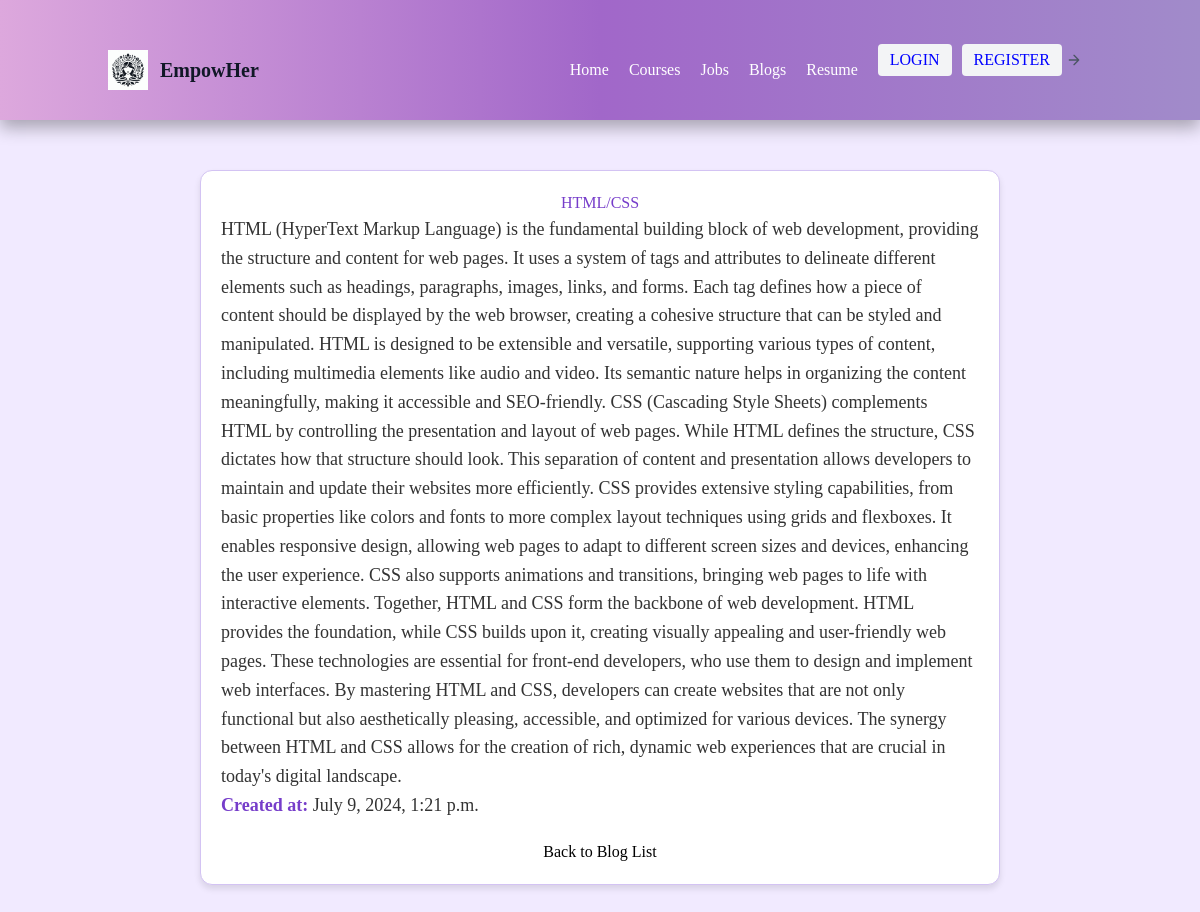
Page /blog_detail/11/ on the committed database.
### nav/models.py (models this page shows, shortened)
class Blog(models.Model):
  title = models.CharField(max_length=100, verbose_name="Title",blank=True,null=True)
  content= models.TextField()
  created_at = models.DateTimeField(auto_now_add=True)
  like_count = models.IntegerField(default=0)

### nav/views.py (the view)
# urls.py: path('blog_detail/<int:blog_id>/',views.blog_detail,name='blog_detail'),
def blog_detail(request, blog_id):
    blog = get_object_or_404(Blog, pk=blog_id)
    return render(request, 'nav/blog_detail.html', {'blog': blog})

### nav/templates/nav/blog_detail.html (shortened to what this page needs)
{% load static%}
<!DOCTYPE html>
<html>
<head>
    <script src="https://cdn.tailwindcss.com"></script>
    <link rel="stylesheet" href="{% static 'nav/images/common.css' %}">
</head>
<body>
  <header class="text-gray-600 body-font">
    <div class="container mx-auto flex flex-wrap p-5 flex-col md:flex-row items-center">
      <a class="flex title-font font-medium items-center text-gray-900 mb-4 md:mb-0">
        <img src="{% static 'nav/images/Designer.png'%}" style=" height:40px ; width:40px;">
        <span class="ml-3 text-xl">EmpowHer</span>
      </a>
      <nav class="md:ml-auto flex flex-wrap items-center text-base justify-center">
        <a class="mr-5 hover:text-gray-900">Home</a>
        <a class="mr-5 hover:text-gray-900" href="{% url 'course_list' %}">Courses</a>
        <a class="mr-5 hover:text-gray-900" href="{% url 'job_list' %}">Jobs</a>
        <a class="mr-5 hover:text-gray-900" href="{% url 'blog_list' %}">Blogs</a>
        <a class="mr-5 hover:text-gray-900" href="{% url 'upload_file' %}">Resume</a>
      </nav>
      <a href="{% url 'login_view' %}" class="inline-flex items-center bg-gray-100 border-0 py-1 px-3 focus:outline-none hover:bg-gray-200 rounded text-base mt-4 md:mt-0" style="margin-right:10px; color:blue">LOGIN</a>
      <a href="{% url 'register' %}" class="inline-flex items-center bg-gray-100 border-0 py-1 px-3 focus:outline-none hover:bg-gray-200 rounded text-base mt-4 md:mt-0" style="color:blue">REGISTER</a>
        <svg fill="none" stroke="currentColor" stroke-linecap="round" stroke-linejoin="round" stroke-width="2" class="w-4 h-4 ml-1" viewBox="0 0 24 24">
          <path d="M5 12h14M12 5l7 7-7 7"></path>
        </svg>
    </div>
  </header>
    <div class="blog-container">
        <h1>{{ blog.title }}</h1>
        <p>{{ blog.content }}</p>
        <p><strong>Created at:</strong> {{ blog.created_at }}</p>
        <a href="{% url 'blog_list' %}">Back to Blog List</a>
    </div>
</body>
</html>

### nav/static/nav/images/common.css (style rules this page uses)
body { margin: 0; padding: 0; font-family: 'Times New Roman', Times, serif, sans-serif; }
header { background: linear-gradient(to right, #dda8dd, #a167c9, #a18bca); padding: 10px; box-shadow: 0 8px 16px rgba(0, 0, 0, 0.3); }
header a { color: white; text-decoration: none; }
header .title-font { font-size: 1.75rem; font-weight: bold; }
header svg { margin-right: 10px; }

### nav/templates/nav/blog_detail.html (style rules this page uses)
body { background-color: #F1EAFF; font-family: 'Times New Roman', Times, serif, sans-serif; margin: 0; padding: 0; }
.blog-container { padding: 20px; max-width: 800px; margin: 50px auto; background-color: #ffffff; border: 1px solid #d3c3f3; border-radius: 12px; box-shadow: 0 4px 6px rgba(0, 0, 0, 0.1); }
h1 { color: #763dca; text-align: center; }
p { color: #333; font-size: 18px; line-height: 1.6; }
strong { color: #763dca; }
a { display: block; text-align: center; margin-top: 20px; color: #007BFF; text-decoration: none; }

### rows in the picture
Blog: title "HTML/CSS", content "HTML (HyperText Markup Language) is the fundamental building block of web development, providing the structure and content for web pages. It uses a system of tags and attributes to delineate different elements such as headings, paragraphs, images, links, and forms. Each tag defines how a piece of content should be displayed by the web browser, creating a cohesive structure that can be styled and manipulated. HTML is designed to be extensible and versatile, supporting various types of content, including multimedia elements like audio and video. Its semantic nature helps in organizing the content meaningfully, making it accessible and SEO-friendly. CSS (Cascading Style Sheets) complements…", created_at "July 9, 2024, 1:21 p.m."
